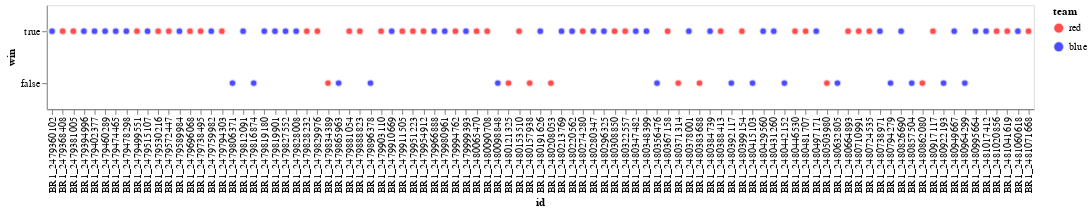

Source (notebook cell):
### Code cell
wlColors = alt.Scale(domain=[True,False],range=["purple", "crimson"])
teamColors = alt.Scale(domain=["red", "blue"],range=["red", "blue"])

alt.Chart(match_data).mark_point(size=50).encode(
    # alt.Y(alt.repeat("row"), type="quantitative"),
    alt.X("id:N"),
    alt.Y("win:O", sort=alt.EncodingSortField(field='order', order='ascending')),
    # alt.X("gameStartTimestamp:T"),
    alt.Fill("team:N",scale=teamColors),
    # alt.Shape("win:N"),
    stroke=alt.value("white"),
    tooltip=["gameStartTimestamp:T"]
).properties(
    width=950,
    height=100
)
